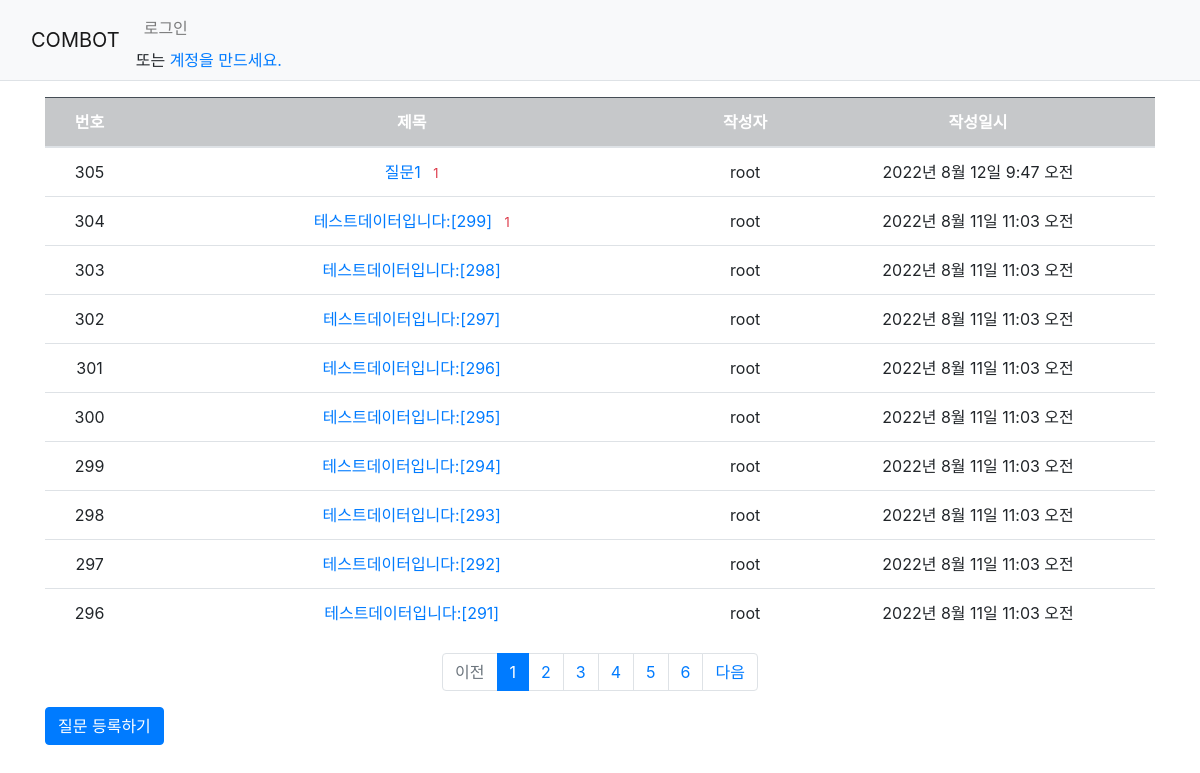
The page / on the database its author committed.
### combot/models.py (models this page shows, shortened)
class Question(models.Model) :
    author = models.ForeignKey(User, on_delete=models.CASCADE)
    subject = models.CharField(max_length=200)
    content = models.TextField()
    create_date = models.DateTimeField(default=default_time)

### combot/views.py (the view)
# urls.py: path('',views.index, name='index'),
def index(request) :
    page = request.GET.get('page','1')
    question_list = Question.objects.order_by('-create_date') # -:내림차순
    paginate = Paginator(question_list, 10) # 페이지단 10개씩
    page_obj = paginate.get_page(page) # 한페이지에 10개씩 분활된 리스트들의 집합이 반환
    context = {'question_list':page_obj}
    return render(request,'combot/question_list.html',context)

### combot/templatetags/combot_filter.py (called while the page is built)
@register.filter
def sub(value,arg):
    return value-arg # value에 대응되는 값에서 arg에 대응되는 값을 뺀 결과를 반환

### templates/combot/question_list.html
{% extends 'base.html' %}
{% load combot_filter %}
{% block content %}
<div class="container my-3">
    <table class="table">
        <thead>
        <tr class="table-dark text-center">
            <th>번호</th>
            <th style="width:50%">제목</th>
            <th>작성자</th>
            <th>작성일시</th>
        </tr>
        </thead>
        <tbody>
        {% if question_list %}
        {% for question in question_list %}
        <tr class="text-center">
            <td>{{question_list.paginator.count|sub:question_list.start_index|sub:forloop.counter0|add:1}}</td>
            <td class="text_start">
                <a href="{% url 'combot:detail' question.id %}">{{ question.subject }}</a>
                {% if question.answer_set.count > 0 %}
                <span class="text-danger small ml-2">{{question.answer_set.count}}</span>
                {% endif %}
            </td>
            <td>{{question.author.username}}</td>
            <td>{{ question.create_date }}</td>
        </tr>
        {% endfor %}
        {% else %}
        <tr>
            <td colspan="4">질문이 없습니다.</td>
        </tr>
        {% endif %}
        </tbody>
    </table>
    <ul class="pagination justify-content-center">
        {% if question_list.has_previous %}
        <li class="page-item">
            <a class="page-link" href="?page={{question_list.previous_page_number}}">이전</a>
        </li>
        {% else %}
        <li class="page-item disabled">
            <a class="page-link" tabindex="-1" aria-disabled="true" href="#">이전</a>
        </li>
        {% endif %}
        {% for page_number in question_list.paginator.page_range %}
        {% if page_number >= question_list.number|add:-5 and page_number <= question_list.number|add:5 %}
            {% if page_number == question_list.number %}
            <li class="page-item active" aria-current="page">
                <a class="page-link" href="?page={{page_number}}">{{page_number}}</a>
            </li>
            {% else %}
            <li class="page-item">
                <a class="page-link" href="?page={{page_number}}">{{page_number}}</a>
            </li>
            {% endif %}
        {% endif %}
        {% endfor %}
        {% if question_list.has_next %}
        <li class="page-item">
            <a class="page-link" href="?page={{question_list.next_page_number}}">다음</a>
        </li>
        {% else %}
        <li class="page-item disabled">
            <a class="page-link" tabindex="-1" aria-disabled="true" href="#">다음</a>
        </li>
        {% endif %}
    </ul>
    <a href="{% url 'combot:question_create' %}" class="btn btn-primary">질문 등록하기</a>
</div>
{% endblock %}

### templates/base.html (shortened to what this page needs)
{%load static%}
<!DOCTYPE html>
<html lang="en">
<head>
    <link rel="stylesheet" type="text/css" href="{% static 'bootstrap.min.css' %}">
</head>
<body>
<nav class="navbar navbar-expand-lg navbar-light bg-light border-bottom">
    <div class="container-fluid">
        <a class="navbar-brand" href="{% url 'combot:index' %}">COMBOT</a>
        <div class="collapse navbar-collapse" id="navbarSupportedContent">
            <ul class="navbar-nav me-auto mb-2 mb-lg-0">
                <li class="nav-item">
                    {% if user.is_authenticated %}
                    <a class="nav-link" href="{% url 'accounts:logout' %}">{{user.username}}(로그아웃)</a>
                    {% else %}
                    <a class="nav-link" href="{% url 'accounts:login' %}">로그인</a>
                    <span>또는 <a href="{% url 'accounts:signup' %}">계정을 만드세요.</a></span>
                    {% endif %}
                </li>
            </ul>
        </div>
    </div>
</nav>
{% block content %}
{% endblock %}
</body>
</html>

### rows shown on the page
Question: paginator.count|sub "305", subject "질문1", answer_set.count "1", author.username "root", create_date "2022년 8월 12일 9:47 오전"
Question: paginator.count|sub "304", subject "테스트데이터입니다:[299]", answer_set.count "1", author.username "root", create_date "2022년 8월 11일 11:03 오전"
Question: paginator.count|sub "303", subject "테스트데이터입니다:[298]", author.username "root", create_date "2022년 8월 11일 11:03 오전"
Question: paginator.count|sub "302", subject "테스트데이터입니다:[297]", author.username "root", create_date "2022년 8월 11일 11:03 오전"
Question: paginator.count|sub "301", subject "테스트데이터입니다:[296]", author.username "root", create_date "2022년 8월 11일 11:03 오전"
Question: paginator.count|sub "300", subject "테스트데이터입니다:[295]", author.username "root", create_date "2022년 8월 11일 11:03 오전"
Question: paginator.count|sub "299", subject "테스트데이터입니다:[294]", author.username "root", create_date "2022년 8월 11일 11:03 오전"
Question: paginator.count|sub "298", subject "테스트데이터입니다:[293]", author.username "root", create_date "2022년 8월 11일 11:03 오전"
Question: paginator.count|sub "297", subject "테스트데이터입니다:[292]", author.username "root", create_date "2022년 8월 11일 11:03 오전"
Question: paginator.count|sub "296", subject "테스트데이터입니다:[291]", author.username "root", create_date "2022년 8월 11일 11:03 오전"

### other values the page prints
{{ page_number }} "1"
{{ page_number }} "2" "3" "4" "5" "6"
